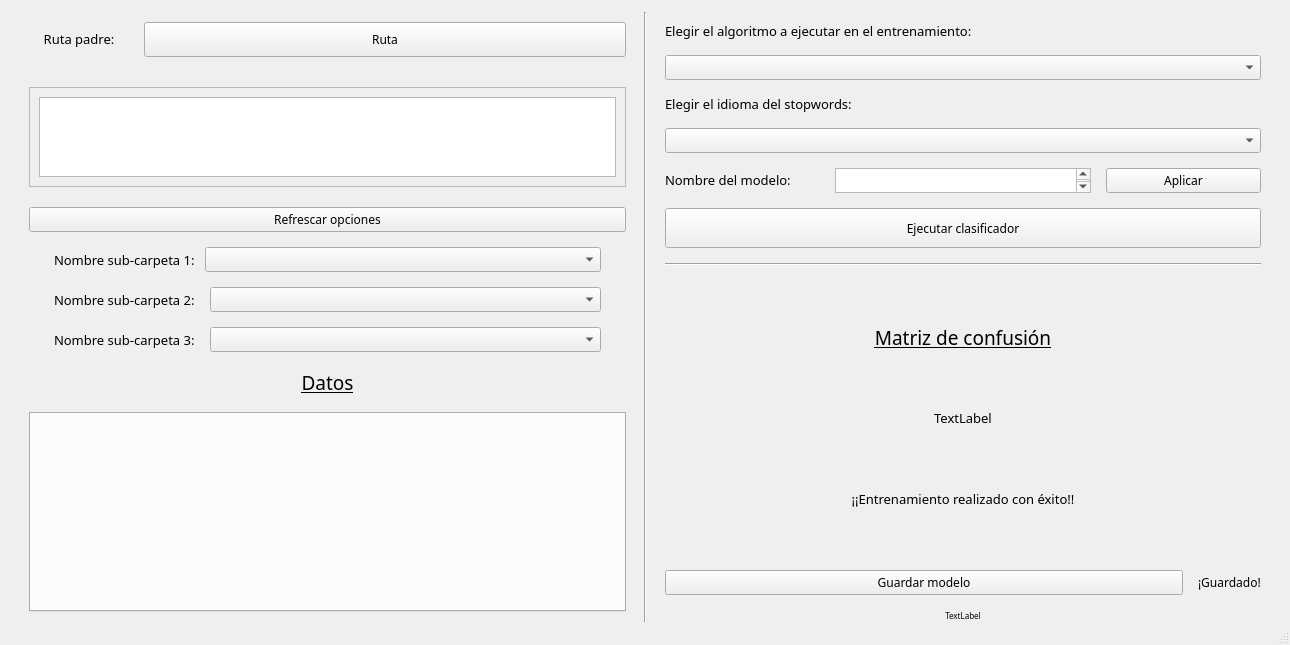
<?xml version="1.0" encoding="UTF-8"?>
<ui version="4.0">
 <class>MainWindow</class>
 <widget class="QMainWindow" name="MainWindow">
  <property name="geometry">
   <rect>
    <x>0</x>
    <y>0</y>
    <width>1290</width>
    <height>645</height>
   </rect>
  </property>
  <property name="font">
   <font>
    <family>Questrial</family>
    <pointsize>9</pointsize>
   </font>
  </property>
  <property name="windowTitle">
   <string>MainWindow</string>
  </property>
  <widget class="QWidget" name="centralwidget">
   <layout class="QHBoxLayout" name="horizontalLayout_5">
    <property name="spacing">
     <number>8</number>
    </property>
    <property name="topMargin">
     <number>12</number>
    </property>
    <property name="bottomMargin">
     <number>1</number>
    </property>
    <item>
     <layout class="QVBoxLayout" name="verticalLayout_4">
      <property name="spacing">
       <number>15</number>
      </property>
      <property name="leftMargin">
       <number>20</number>
      </property>
      <property name="topMargin">
       <number>10</number>
      </property>
      <property name="rightMargin">
       <number>10</number>
      </property>
      <item>
       <layout class="QHBoxLayout" name="horizontalLayout">
        <item>
         <widget class="QLabel" name="label">
          <property name="sizePolicy">
           <sizepolicy hsizetype="Fixed" vsizetype="Fixed">
            <horstretch>0</horstretch>
            <verstretch>0</verstretch>
           </sizepolicy>
          </property>
          <property name="minimumSize">
           <size>
            <width>100</width>
            <height>20</height>
           </size>
          </property>
          <property name="font">
           <font>
            <family>Questrial</family>
            <pointsize>10</pointsize>
           </font>
          </property>
          <property name="layoutDirection">
           <enum>Qt::LeftToRight</enum>
          </property>
          <property name="text">
           <string>Ruta padre:</string>
          </property>
          <property name="alignment">
           <set>Qt::AlignCenter</set>
          </property>
         </widget>
        </item>
        <item>
         <widget class="QPushButton" name="boton_rutaPadre">
          <property name="sizePolicy">
           <sizepolicy hsizetype="Preferred" vsizetype="Fixed">
            <horstretch>0</horstretch>
            <verstretch>0</verstretch>
           </sizepolicy>
          </property>
          <property name="minimumSize">
           <size>
            <width>0</width>
            <height>35</height>
           </size>
          </property>
          <property name="font">
           <font>
            <family>Questrial</family>
            <pointsize>9</pointsize>
           </font>
          </property>
          <property name="text">
           <string>Ruta</string>
          </property>
          <property name="icon">
           <iconset>
            <normaloff>../Imagenes/folder.png</normaloff>../Imagenes/folder.png</iconset>
          </property>
         </widget>
        </item>
       </layout>
      </item>
      <item>
       <widget class="QScrollArea" name="scrollArea_2">
        <property name="sizePolicy">
         <sizepolicy hsizetype="Minimum" vsizetype="Expanding">
          <horstretch>0</horstretch>
          <verstretch>0</verstretch>
         </sizepolicy>
        </property>
        <property name="minimumSize">
         <size>
          <width>0</width>
          <height>100</height>
         </size>
        </property>
        <property name="maximumSize">
         <size>
          <width>16777215</width>
          <height>70</height>
         </size>
        </property>
        <property name="widgetResizable">
         <bool>true</bool>
        </property>
        <widget class="QWidget" name="scrollAreaWidgetContents_4">
         <property name="geometry">
          <rect>
           <x>0</x>
           <y>0</y>
           <width>595</width>
           <height>98</height>
          </rect>
         </property>
         <property name="sizePolicy">
          <sizepolicy hsizetype="Preferred" vsizetype="Preferred">
           <horstretch>0</horstretch>
           <verstretch>0</verstretch>
          </sizepolicy>
         </property>
         <property name="minimumSize">
          <size>
           <width>0</width>
           <height>40</height>
          </size>
         </property>
         <layout class="QVBoxLayout" name="verticalLayout_6">
          <item>
           <widget class="QListWidget" name="lista_Rutas">
            <property name="sizePolicy">
             <sizepolicy hsizetype="Preferred" vsizetype="Preferred">
              <horstretch>0</horstretch>
              <verstretch>0</verstretch>
             </sizepolicy>
            </property>
            <property name="font">
             <font>
              <family>Questrial</family>
             </font>
            </property>
           </widget>
          </item>
         </layout>
        </widget>
       </widget>
      </item>
      <item>
       <spacer name="verticalSpacer">
        <property name="orientation">
         <enum>Qt::Vertical</enum>
        </property>
        <property name="sizeType">
         <enum>QSizePolicy::Fixed</enum>
        </property>
        <property name="sizeHint" stdset="0">
         <size>
          <width>20</width>
          <height>20</height>
         </size>
        </property>
       </spacer>
      </item>
      <item>
       <widget class="QPushButton" name="boton_refrescar">
        <property name="sizePolicy">
         <sizepolicy hsizetype="Preferred" vsizetype="Fixed">
          <horstretch>0</horstretch>
          <verstretch>0</verstretch>
         </sizepolicy>
        </property>
        <property name="minimumSize">
         <size>
          <width>200</width>
          <height>0</height>
         </size>
        </property>
        <property name="font">
         <font>
          <family>Questrial</family>
          <pointsize>9</pointsize>
         </font>
        </property>
        <property name="layoutDirection">
         <enum>Qt::LeftToRight</enum>
        </property>
        <property name="text">
         <string>Refrescar opciones</string>
        </property>
        <property name="icon">
         <iconset>
          <normaloff>../Imagenes/Refresh_icon.png</normaloff>../Imagenes/Refresh_icon.png</iconset>
        </property>
       </widget>
      </item>
      <item>
       <layout class="QHBoxLayout" name="horizontalLayout_2">
        <property name="spacing">
         <number>10</number>
        </property>
        <property name="leftMargin">
         <number>25</number>
        </property>
        <property name="topMargin">
         <number>0</number>
        </property>
        <property name="rightMargin">
         <number>25</number>
        </property>
        <item>
         <widget class="QLabel" name="label_4">
          <property name="sizePolicy">
           <sizepolicy hsizetype="Fixed" vsizetype="Preferred">
            <horstretch>0</horstretch>
            <verstretch>0</verstretch>
           </sizepolicy>
          </property>
          <property name="minimumSize">
           <size>
            <width>100</width>
            <height>20</height>
           </size>
          </property>
          <property name="font">
           <font>
            <family>Questrial</family>
            <pointsize>10</pointsize>
           </font>
          </property>
          <property name="text">
           <string>Nombre sub-carpeta 1:</string>
          </property>
         </widget>
        </item>
        <item>
         <widget class="QComboBox" name="opciones1">
          <property name="sizePolicy">
           <sizepolicy hsizetype="Preferred" vsizetype="Preferred">
            <horstretch>0</horstretch>
            <verstretch>0</verstretch>
           </sizepolicy>
          </property>
         </widget>
        </item>
       </layout>
      </item>
      <item>
       <layout class="QHBoxLayout" name="horizontalLayout_6">
        <property name="leftMargin">
         <number>25</number>
        </property>
        <property name="rightMargin">
         <number>25</number>
        </property>
        <item>
         <widget class="QLabel" name="label_3">
          <property name="sizePolicy">
           <sizepolicy hsizetype="Fixed" vsizetype="Preferred">
            <horstretch>0</horstretch>
            <verstretch>0</verstretch>
           </sizepolicy>
          </property>
          <property name="minimumSize">
           <size>
            <width>100</width>
            <height>20</height>
           </size>
          </property>
          <property name="font">
           <font>
            <family>Questrial</family>
            <pointsize>10</pointsize>
           </font>
          </property>
          <property name="text">
           <string>Nombre sub-carpeta 2:</string>
          </property>
         </widget>
        </item>
        <item>
         <widget class="QComboBox" name="opciones2">
          <property name="sizePolicy">
           <sizepolicy hsizetype="Preferred" vsizetype="Preferred">
            <horstretch>0</horstretch>
            <verstretch>0</verstretch>
           </sizepolicy>
          </property>
         </widget>
        </item>
       </layout>
      </item>
      <item>
       <layout class="QHBoxLayout" name="horizontalLayout_7">
        <property name="leftMargin">
         <number>25</number>
        </property>
        <property name="rightMargin">
         <number>25</number>
        </property>
        <item>
         <widget class="QLabel" name="label_6">
          <property name="sizePolicy">
           <sizepolicy hsizetype="Fixed" vsizetype="Preferred">
            <horstretch>0</horstretch>
            <verstretch>0</verstretch>
           </sizepolicy>
          </property>
          <property name="minimumSize">
           <size>
            <width>100</width>
            <height>20</height>
           </size>
          </property>
          <property name="font">
           <font>
            <family>Questrial</family>
            <pointsize>10</pointsize>
           </font>
          </property>
          <property name="text">
           <string>Nombre sub-carpeta 3:</string>
          </property>
         </widget>
        </item>
        <item>
         <widget class="QComboBox" name="opciones3">
          <property name="sizePolicy">
           <sizepolicy hsizetype="Preferred" vsizetype="Preferred">
            <horstretch>0</horstretch>
            <verstretch>0</verstretch>
           </sizepolicy>
          </property>
         </widget>
        </item>
       </layout>
      </item>
      <item>
       <layout class="QVBoxLayout" name="verticalLayout_9">
        <property name="topMargin">
         <number>0</number>
        </property>
        <property name="bottomMargin">
         <number>10</number>
        </property>
        <item>
         <widget class="QLabel" name="label_2">
          <property name="sizePolicy">
           <sizepolicy hsizetype="Preferred" vsizetype="Preferred">
            <horstretch>0</horstretch>
            <verstretch>0</verstretch>
           </sizepolicy>
          </property>
          <property name="minimumSize">
           <size>
            <width>0</width>
            <height>30</height>
           </size>
          </property>
          <property name="font">
           <font>
            <family>Questrial</family>
            <pointsize>14</pointsize>
            <underline>true</underline>
           </font>
          </property>
          <property name="text">
           <string>Datos</string>
          </property>
          <property name="alignment">
           <set>Qt::AlignCenter</set>
          </property>
          <property name="margin">
           <number>0</number>
          </property>
         </widget>
        </item>
        <item>
         <widget class="QTabWidget" name="tabWidget_3">
          <property name="sizePolicy">
           <sizepolicy hsizetype="Preferred" vsizetype="Expanding">
            <horstretch>0</horstretch>
            <verstretch>0</verstretch>
           </sizepolicy>
          </property>
          <property name="font">
           <font>
            <family>Questrial</family>
            <pointsize>9</pointsize>
           </font>
          </property>
          <property name="currentIndex">
           <number>-1</number>
          </property>
         </widget>
        </item>
       </layout>
      </item>
     </layout>
    </item>
    <item>
     <widget class="Line" name="line">
      <property name="orientation">
       <enum>Qt::Vertical</enum>
      </property>
     </widget>
    </item>
    <item>
     <layout class="QVBoxLayout" name="verticalLayout">
      <property name="spacing">
       <number>15</number>
      </property>
      <property name="leftMargin">
       <number>10</number>
      </property>
      <property name="topMargin">
       <number>10</number>
      </property>
      <property name="rightMargin">
       <number>20</number>
      </property>
      <property name="bottomMargin">
       <number>0</number>
      </property>
      <item>
       <widget class="QLabel" name="label_8">
        <property name="sizePolicy">
         <sizepolicy hsizetype="Preferred" vsizetype="Fixed">
          <horstretch>0</horstretch>
          <verstretch>0</verstretch>
         </sizepolicy>
        </property>
        <property name="font">
         <font>
          <family>Questrial</family>
          <pointsize>10</pointsize>
         </font>
        </property>
        <property name="text">
         <string>Elegir el algoritmo a ejecutar en el entrenamiento:</string>
        </property>
       </widget>
      </item>
      <item>
       <widget class="QComboBox" name="comboBox_algoritmos">
        <property name="font">
         <font>
          <family>Questrial</family>
          <pointsize>9</pointsize>
         </font>
        </property>
       </widget>
      </item>
      <item>
       <widget class="QLabel" name="label_10">
        <property name="sizePolicy">
         <sizepolicy hsizetype="Preferred" vsizetype="Fixed">
          <horstretch>0</horstretch>
          <verstretch>0</verstretch>
         </sizepolicy>
        </property>
        <property name="font">
         <font>
          <family>Questrial</family>
          <pointsize>10</pointsize>
         </font>
        </property>
        <property name="text">
         <string>Elegir el idioma del stopwords:</string>
        </property>
       </widget>
      </item>
      <item>
       <widget class="QComboBox" name="comboBox_stopwords">
        <property name="font">
         <font>
          <family>Questrial</family>
          <pointsize>9</pointsize>
         </font>
        </property>
       </widget>
      </item>
      <item>
       <layout class="QHBoxLayout" name="horizontalLayout_3">
        <item>
         <widget class="QLabel" name="label_7">
          <property name="sizePolicy">
           <sizepolicy hsizetype="Preferred" vsizetype="Fixed">
            <horstretch>0</horstretch>
            <verstretch>0</verstretch>
           </sizepolicy>
          </property>
          <property name="font">
           <font>
            <family>Questrial</family>
            <pointsize>10</pointsize>
           </font>
          </property>
          <property name="text">
           <string>Nombre del modelo:</string>
          </property>
         </widget>
        </item>
        <item>
         <widget class="QTextEdit" name="textField_nombreModelo">
          <property name="sizePolicy">
           <sizepolicy hsizetype="Fixed" vsizetype="Fixed">
            <horstretch>0</horstretch>
            <verstretch>0</verstretch>
           </sizepolicy>
          </property>
          <property name="minimumSize">
           <size>
            <width>0</width>
            <height>15</height>
           </size>
          </property>
          <property name="font">
           <font>
            <family>Questrial</family>
            <pointsize>9</pointsize>
           </font>
          </property>
         </widget>
        </item>
        <item>
         <widget class="QPushButton" name="botonGraficas">
          <property name="font">
           <font>
            <family>Questrial</family>
            <pointsize>9</pointsize>
           </font>
          </property>
          <property name="layoutDirection">
           <enum>Qt::LeftToRight</enum>
          </property>
          <property name="text">
           <string>Aplicar</string>
          </property>
          <property name="iconSize">
           <size>
            <width>30</width>
            <height>30</height>
           </size>
          </property>
         </widget>
        </item>
       </layout>
      </item>
      <item>
       <widget class="QPushButton" name="boton_clasificador">
        <property name="minimumSize">
         <size>
          <width>0</width>
          <height>40</height>
         </size>
        </property>
        <property name="font">
         <font>
          <family>Questrial</family>
          <pointsize>9</pointsize>
         </font>
        </property>
        <property name="text">
         <string>Ejecutar clasificador</string>
        </property>
        <property name="icon">
         <iconset>
          <normaloff>../Imagenes/Execute.png</normaloff>../Imagenes/Execute.png</iconset>
        </property>
        <property name="iconSize">
         <size>
          <width>25</width>
          <height>25</height>
         </size>
        </property>
       </widget>
      </item>
      <item>
       <widget class="Line" name="line_2">
        <property name="orientation">
         <enum>Qt::Horizontal</enum>
        </property>
       </widget>
      </item>
      <item>
       <widget class="QLabel" name="label_5">
        <property name="font">
         <font>
          <family>Questrial</family>
          <pointsize>14</pointsize>
          <underline>true</underline>
         </font>
        </property>
        <property name="text">
         <string>Matriz de confusión</string>
        </property>
        <property name="alignment">
         <set>Qt::AlignCenter</set>
        </property>
       </widget>
      </item>
      <item>
       <layout class="QVBoxLayout" name="lay"/>
      </item>
      <item>
       <widget class="QLabel" name="label_precision">
        <property name="sizePolicy">
         <sizepolicy hsizetype="Preferred" vsizetype="Fixed">
          <horstretch>0</horstretch>
          <verstretch>0</verstretch>
         </sizepolicy>
        </property>
        <property name="font">
         <font>
          <family>Questrial</family>
          <pointsize>10</pointsize>
         </font>
        </property>
        <property name="text">
         <string>TextLabel</string>
        </property>
        <property name="alignment">
         <set>Qt::AlignCenter</set>
        </property>
       </widget>
      </item>
      <item>
       <widget class="QLabel" name="label_exito">
        <property name="font">
         <font>
          <family>Questrial</family>
          <pointsize>10</pointsize>
         </font>
        </property>
        <property name="text">
         <string>¡¡Entrenamiento realizado con éxito!!</string>
        </property>
        <property name="alignment">
         <set>Qt::AlignCenter</set>
        </property>
       </widget>
      </item>
      <item>
       <layout class="QHBoxLayout" name="layout_GuardarModelo">
        <item>
         <widget class="QPushButton" name="boton_guardarModelo">
          <property name="font">
           <font>
            <family>Questrial</family>
            <pointsize>9</pointsize>
           </font>
          </property>
          <property name="text">
           <string>Guardar modelo</string>
          </property>
          <property name="icon">
           <iconset>
            <normaloff>../Imagenes/Aplicar2.png</normaloff>../Imagenes/Aplicar2.png</iconset>
          </property>
          <property name="iconSize">
           <size>
            <width>30</width>
            <height>30</height>
           </size>
          </property>
         </widget>
        </item>
        <item>
         <widget class="QLabel" name="label_guardarModelo">
          <property name="sizePolicy">
           <sizepolicy hsizetype="Fixed" vsizetype="Fixed">
            <horstretch>0</horstretch>
            <verstretch>0</verstretch>
           </sizepolicy>
          </property>
          <property name="font">
           <font>
            <family>Questrial</family>
           </font>
          </property>
          <property name="text">
           <string>¡Guardado!</string>
          </property>
         </widget>
        </item>
       </layout>
      </item>
      <item>
       <widget class="QLabel" name="label_advertencias">
        <property name="sizePolicy">
         <sizepolicy hsizetype="Preferred" vsizetype="Fixed">
          <horstretch>0</horstretch>
          <verstretch>0</verstretch>
         </sizepolicy>
        </property>
        <property name="font">
         <font>
          <pointsize>6</pointsize>
         </font>
        </property>
        <property name="text">
         <string>TextLabel</string>
        </property>
        <property name="alignment">
         <set>Qt::AlignCenter</set>
        </property>
       </widget>
      </item>
     </layout>
    </item>
   </layout>
  </widget>
  <widget class="QMenuBar" name="menubar">
   <property name="geometry">
    <rect>
     <x>0</x>
     <y>0</y>
     <width>1290</width>
     <height>21</height>
    </rect>
   </property>
  </widget>
  <widget class="QStatusBar" name="statusbar"/>
 </widget>
 <resources/>
 <connections/>
</ui>
